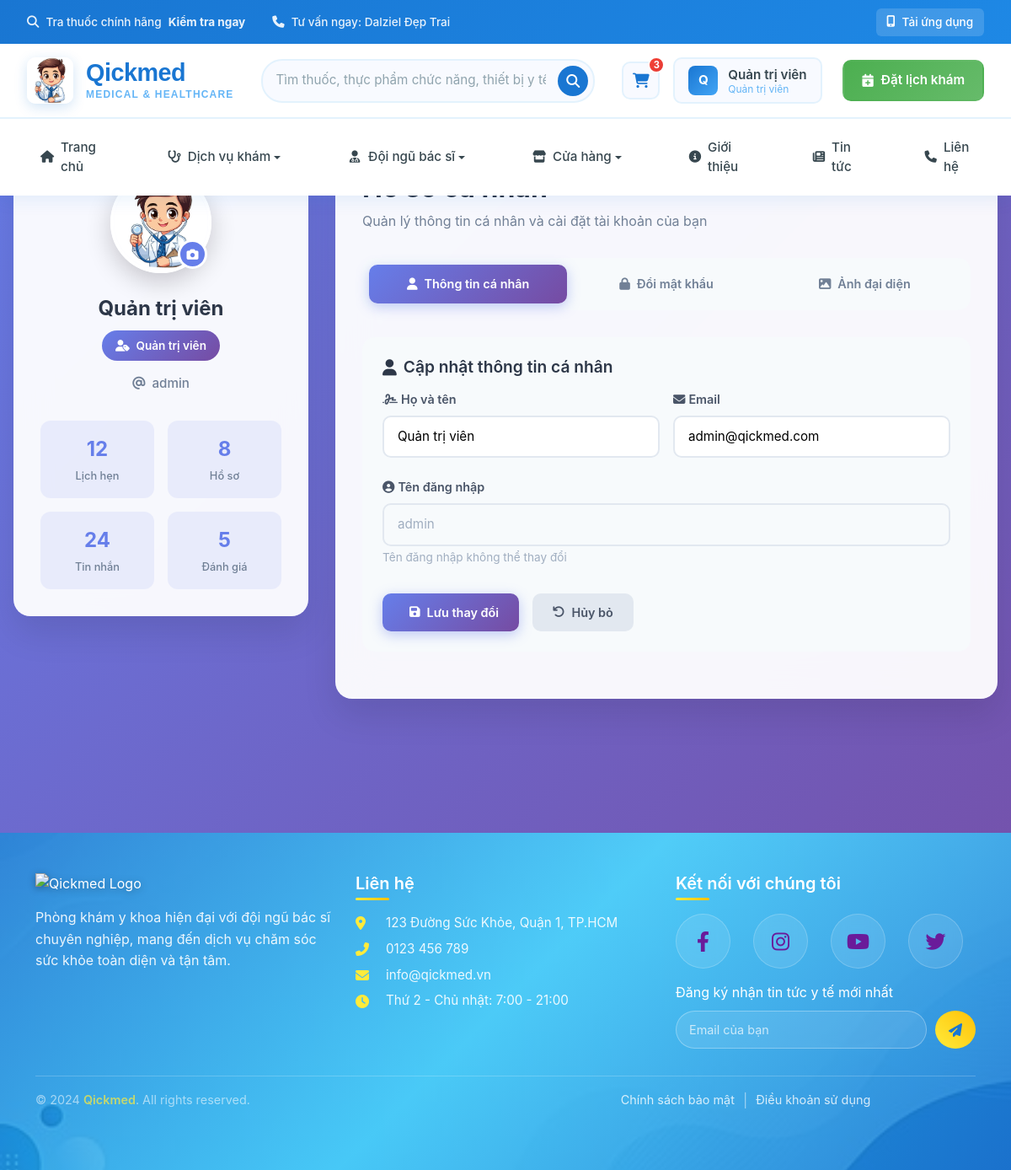
The app's page /profile.php (signed in) with its own data.
### tables this page shows
CREATE TABLE users_info (
    id INT AUTO_INCREMENT PRIMARY KEY,
    user_id INT NOT NULL,
    full_name VARCHAR(100),
    gender ENUM('Nam', 'Nữ', 'Khác'),
    date_of_birth DATE,
    phone VARCHAR(15),
    profile_picture VARCHAR(255),
    created_at TIMESTAMP DEFAULT CURRENT_TIMESTAMP,
    updated_at TIMESTAMP DEFAULT CURRENT_TIMESTAMP ON UPDATE CURRENT_TIMESTAMP,
    FOREIGN KEY (user_id) REFERENCES users(user_id) ON DELETE CASCADE
);

CREATE TABLE users (
    user_id INT AUTO_INCREMENT PRIMARY KEY,
    username VARCHAR(50) UNIQUE NOT NULL,
    email VARCHAR(100) UNIQUE NOT NULL,
    phone_number VARCHAR(15) UNIQUE,
    password VARCHAR(255) NOT NULL,
    role_id INT NOT NULL DEFAULT 2,
    status ENUM('active', 'inactive', 'suspended') DEFAULT 'active',
    created_at TIMESTAMP DEFAULT CURRENT_TIMESTAMP,
    updated_at TIMESTAMP DEFAULT CURRENT_TIMESTAMP ON UPDATE CURRENT_TIMESTAMP,
    FOREIGN KEY (role_id) REFERENCES roles(role_id)
);

### profile.php (the view, shortened to what this page needs)
<?php
include 'includes/db.php';
$user_id = $_SESSION['user_id'];
$stmt = $conn->prepare("SELECT u.username, u.email, ui.full_name, ui.profile_picture FROM users u JOIN users_info ui ON u.user_id=ui.user_id WHERE u.user_id=?");
$stmt->bind_param('i', $user_id);
$stmt->execute();
$user = $stmt->get_result()->fetch_assoc();
$role_names = [1 => 'Quản trị viên', 2 => 'Bệnh nhân', 3 => 'Bác sĩ'];
$user_role = $role_names[$_SESSION['role_id']] ?? 'Người dùng';
?>
<!DOCTYPE html>
<html lang="vi">
<head>
    <link href="https://cdn.jsdelivr.net/npm/bootstrap@5.3.0/dist/css/bootstrap.min.css" rel="stylesheet">
    <link href="https://cdnjs.cloudflare.com/ajax/libs/font-awesome/6.4.0/css/all.min.css" rel="stylesheet">
    <link href="/assets/css/style.css" rel="stylesheet">
</head>
<body>
    <?php include 'includes/header.php'; ?>
    <div class="profile-wrapper">
        <div class="profile-container">
            <div class="profile-sidebar">
                <div class="profile-avatar-section">
                    <div class="avatar-wrapper">
                        <img src="<?= $user['profile_picture'] ? htmlspecialchars($user['profile_picture']) : '/assets/images/default-avatar.png' ?>"
                             alt="Avatar" class="profile-avatar" id="currentAvatar">
                        <div class="avatar-edit" onclick="document.getElementById('avatarInput').click()">
                            <i class="fa-solid fa-camera"></i>
                        </div>
                    </div>
                    <div class="profile-name"><?= htmlspecialchars($user['full_name']) ?></div>
                    <div class="profile-role">
                        <i class="fa-solid fa-user-tag me-1"></i>
                        <?= htmlspecialchars($user_role) ?>
                    </div>
                    <div class="profile-username">
                        <i class="fa-solid fa-at me-1"></i>
                        <?= htmlspecialchars($user['username']) ?>
                    </div>
                </div>
                <div class="profile-stats">
                    <div class="stat-item">
                        <span class="stat-number">12</span>
                        <span class="stat-label">Lịch hẹn</span>
                    </div>
                    <div class="stat-item">
                        <span class="stat-number">8</span>
                        <span class="stat-label">Hồ sơ</span>
                    </div>
                    <div class="stat-item">
                        <span class="stat-number">24</span>
                        <span class="stat-label">Tin nhắn</span>
                    </div>
                    <div class="stat-item">
                        <span class="stat-number">5</span>
                        <span class="stat-label">Đánh giá</span>
                    </div>
                </div>
            </div>
            <div class="profile-content">
                <div class="content-header">
                    <h1 class="content-title">Hồ sơ cá nhân</h1>
                    <p class="content-subtitle">Quản lý thông tin cá nhân và cài đặt tài khoản của bạn</p>
                </div>
                <div class="custom-tabs">
                    <button class="tab-btn active" onclick="showTab('info')">
                        <i class="fa-solid fa-user"></i>
                        Thông tin cá nhân
                    </button>
                    <button class="tab-btn" onclick="showTab('password')">
                        <i class="fa-solid fa-lock"></i>
                        Đổi mật khẩu
                    </button>
                    <button class="tab-btn" onclick="showTab('avatar')">
                        <i class="fa-solid fa-image"></i>
                        Ảnh đại diện
                    </button>
                </div>
                <div id="info" class="tab-content active">
                    <div class="form-section">
                        <h3 class="section-title">
                            <i class="fa-solid fa-user"></i>
                            Cập nhật thông tin cá nhân
                        </h3>
                        <form method="post" id="updateInfoForm">
                            <div class="form-row">
                                <div class="form-group">
                                    <label class="form-label">
                                        <i class="fa-solid fa-signature me-1"></i>Họ và tên
                                    </label>
                                    <input type="text" name="full_name" class="form-input"
                                           value="<?= htmlspecialchars($user['full_name']) ?>" required>
                                </div>
                                <div class="form-group">
                                    <label class="form-label">
                                        <i class="fa-solid fa-envelope me-1"></i>Email
                                    </label>
                                    <input type="email" name="email" class="form-input"
                                           value="<?= htmlspecialchars($user['email']) ?>" required>
                                </div>
                            </div>
                            <div class="form-group">
                                <label class="form-label">
                                    <i class="fa-solid fa-user-circle me-1"></i>Tên đăng nhập
                                </label>
                                <input type="text" class="form-input"
                                       value="<?= htmlspecialchars($user['username']) ?>" disabled>
                                <small style="color: #a0aec0; font-size: 0.85rem;">Tên đăng nhập không thể thay đổi</small>
                            </div>
                            <div style="display: flex; gap: 1rem; margin-top: 2rem;">
                                <button type="submit" name="update_info" class="btn btn-primary">
                                    <i class="fa-solid fa-save"></i>Lưu thay đổi
                                </button>
                                <button type="reset" class="btn btn-secondary">
                                    <i class="fa-solid fa-undo"></i>Hủy bỏ
                                </button>
                            </div>
                        </form>
                    </div>
                </div>
            </div>
        </div>
    </div>
    <?php include 'includes/footer.php'; ?>
</body>
</html>

### records on screen
users_info: full_name "Quản trị viên", user.username "admin", email "admin@qickmed.com"

### other values on screen
substr($_SESSION['full_name'] ?? $_SESSION['username'], 0, 1) "Q"
$_SESSION['full_name'] "Quản trị viên"
$role_names[$_SESSION['role_id']] "Quản trị viên"
$user_role "Quản trị viên"
